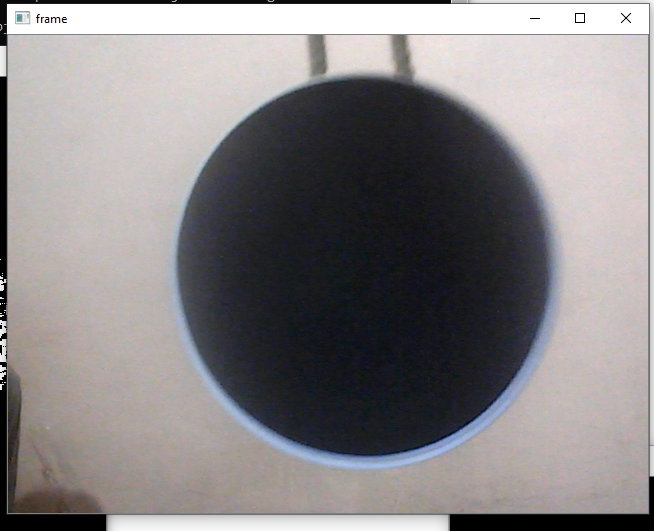
#> input picture Image Processing in OpenCV/Changing Colorspaces/images/real.PNG, 654 x 531 px, given in place of the camera
$ python color.py
#> lines starting #> are read from the running program, lines starting #| are printed output that depends on the picture; after the words box and inside, x2 and y2 are one past the last pixel; in counts of white or black regions, pixels touching at a corner belong together
import cv2

flags = [i for i in dir(cv2) if i.startswith('COLOR_')]
# by this printing statement we can see the all the flags like COLOR_BGR2GRAY etc.

#print(flags)

import numpy as np

cap = cv2.VideoCapture(0)

while(1):

    # Take each frame
    _, frame = cap.read()
#> frame is the input picture: shape (531, 654, 3); mean B, G, R 134.4, 132.9, 136.4

    # Convert BGR to HSV
    hsv = cv2.cvtColor(frame, cv2.COLOR_BGR2HSV)
#> hsv: shape (531, 654, 3); mean H, S, V 69.2, 26.6, 140.1

    # define range of blue color in HSV
    lower_blue = np.array([110,50,50])
    upper_blue = np.array([130,255,255])

    # Threshold the HSV image to get only blue colors
    mask = cv2.inRange(hsv, lower_blue, upper_blue)
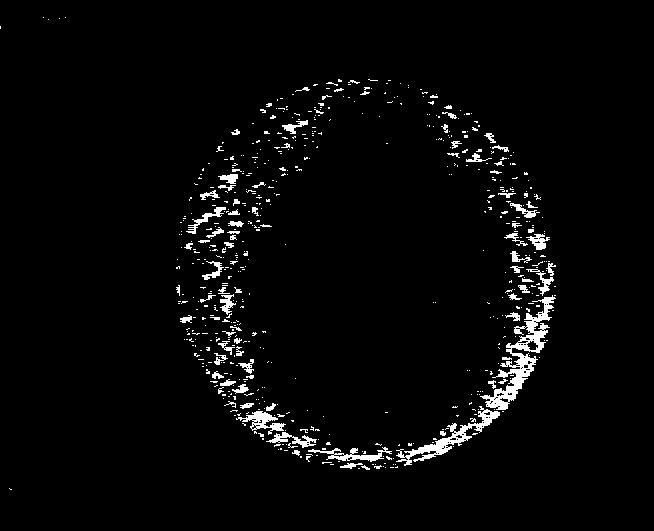
#> mask: shape (531, 654); 3% white; 611 white regions (526 under 20 px), largest, box (x1, y1, x2, y2) and area: (480, 295, 556, 410) 1988, (396, 406, 500, 466) 1105, (236, 411, 286, 435) 442

    # Bitwise-AND mask and original image
    res = cv2.bitwise_and(frame,frame, mask= mask)
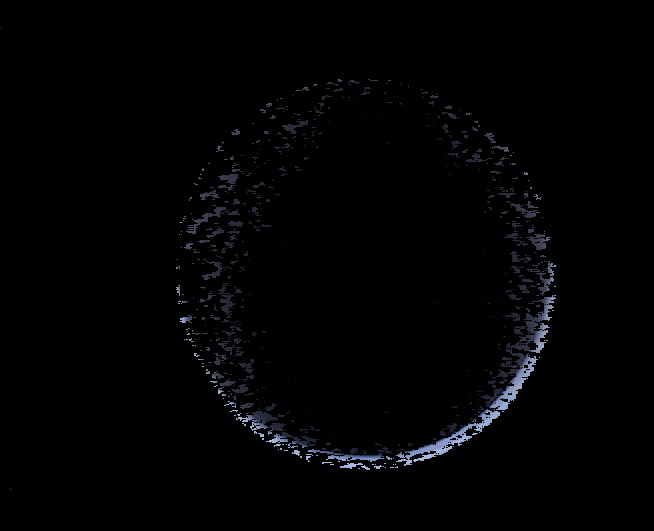
#> res: shape (531, 654, 3); mean B, G, R 3.1, 2.4, 2.2

    cv2.imshow('frame',frame)
    cv2.imshow('mask',mask)
    cv2.imshow('res',res)
    k = cv2.waitKey(5) & 0xFF
#> (key Esc is pressed here)
    if k == 27:
        break

cv2.destroyAllWindows()
